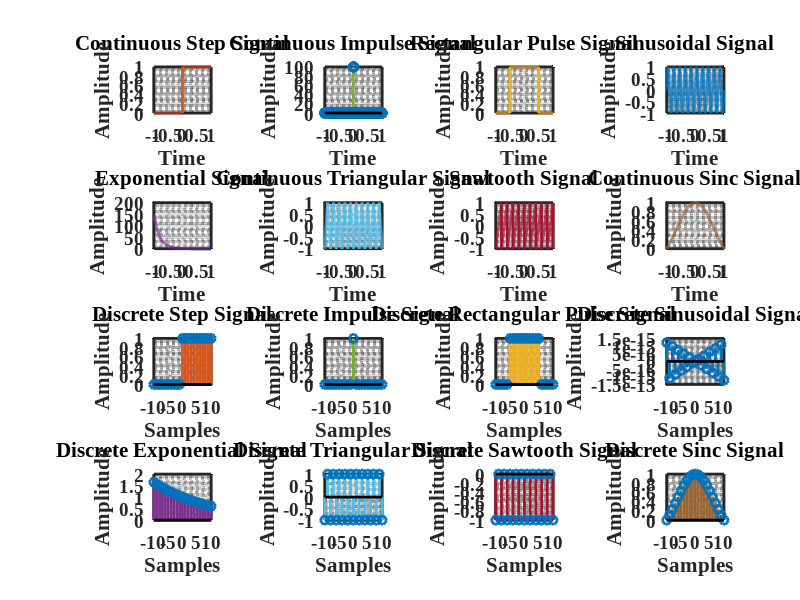

Write MATLAB code to recreate this figure. (Note: this script raises an error after producing the figure.)
%% Code Written by Hesam Ghanbarzadeh

% This MATLAB Script Visualizes Various Continuous & Discrete Signals Commonly Used in Signal Processing.
% It Defines a Set of Continuous Signals, Including Step, Impulse, Rectangular Pulse, Sinusoidal, Exponential,
% Triangular, Sawtooth, & Sinc Functions, Followed by Their Discrete Counterparts.
% The Code Customizes Figure Properties for Clear & Consistent Presentation, Then Plots Each Signal
% in a Unique Color & Organized Layout Using Subplots.
% This Project Helps Understand the Characteristics of Basic Signal Types by Providing a Graphical Representation
% & Easy Comparison Between Continuous & Discrete Forms.

%% Start Analysis
clc; clear; close all; warning off

%% Step 1: Set Parameters of Figures
set(0,'DefaultFigureWindowStyle','Docked')
set(0, 'DefaultLineLineWidth', 2, 'DefaultLineMarkerSize', 8, 'DefaultAxesLineWidth', 2, ...
    'DefaultAxesFontName', 'Times New Roman', 'DefaultAxesFontSize', 14, 'DefaultAxesFontWeight', 'Bold');
set(groot,'DefaultAxesXGrid','on'); set(groot,'DefaultAxesYGrid','on'); ...
set(groot,'DefaultAxesXminorGrid','on'); set(groot,'DefaultAxesYminorGrid','on')

%% Step 2: Define Time Parameters
t = -1:0.001:1; % Continuous Time
n = -10:10;    % Discrete Time

%% Step 3: Define Continuous Signals
% Step 3-1: Continuous Step Signal
U_t = t >= 0;

% Step 3-2: Continuous Impulse Signal (Modeled as Small Pulse)
Delta_t = (t >= -0.01) & (t <= 0.01);
Delta_t = Delta_t * 100;

% Step 3-3: Rectangular Pulse Signal
Pulse_t = (t >= -0.5) & (t <= 0.5);

% Step 3-4: Sinusoidal Signal
F = 5;              
Sin_Wave_t = sin(2 * pi * F * t);

% Step 3-5: Exponential Signal
alpha = -5;
Exp_Wave_t = exp(alpha * t);

% Step 3-6: Triangular Signal
Triangular_Wave_t = sawtooth(2 * pi * F * t, 0.5);

% Step 3-7: Sawtooth Signal
Sawtooth_Wave = sawtooth(2 * pi * F * t);

% Step 3-8: Continuous Sinc Signal
Sinc_Wave_t = sinc(t);

%% Step 4: Define Discrete Signals
% Step 4-1: Discrete Step Signal
U_n = n >= 0;

% Step 4-2: Discrete Impulse Signal (Kronecker Delta)
Delta_n = n == 0;

% Step 4-3: Discrete Rectangular Pulse Signal
Pulse_n = (n >= -5) & (n <= 5); 

% Step 4-4: Discrete Sinusoidal Signal
Sin_Wave_n = sin(2 * pi * F * (n / 10));

% Step 4-5: Discrete Exponential Signal
alpha = -0.05;
Exp_Wave_n = exp(alpha * n);

% Step 4-6: Discrete Triangular Signal
Triangular_Wave_n = sawtooth(2 * pi * F * (n / 10), 0.5);

% Step 4-7: Discrete Sawtooth Signal
Sawtooth_Wave_n = sawtooth(2 * pi * F * (n / 10));

% Step 4-8: Discrete Sinc Signal
Sinc_Wave_n = sinc(n / 10);

%% Step 5: Display Signals
% step 5-1: Continuous Signals
figure;
subplot(4, 4, 1);
plot(t, U_t, 'Color', [0.85, 0.33, 0.10]); 
title('Continuous Step Signal');
xlabel('Time'); ylabel('Amplitude');

subplot(4, 4, 2);
stem(t, Delta_t, 'Color', [0.47, 0.67, 0.19]); 
title('Continuous Impulse Signal');
xlabel('Time'); ylabel('Amplitude');

subplot(4, 4, 3);
plot(t, Pulse_t, 'Color', [0.93, 0.69, 0.13]); 
title('Rectangular Pulse Signal');
xlabel('Time'); ylabel('Amplitude');

subplot(4, 4, 4);
plot(t, Sin_Wave_t, 'Color', [0, 0.45, 0.74]); 
title('Sinusoidal Signal');
xlabel('Time'); ylabel('Amplitude');

subplot(4, 4, 5);
plot(t, Exp_Wave_t, 'Color', [0.49, 0.18, 0.56]); 
title('Exponential Signal');
xlabel('Time'); ylabel('Amplitude');

subplot(4, 4, 6);
plot(t, Triangular_Wave_t, 'Color', [0.30, 0.75, 0.93]); 
title('Continuous Triangular Signal');
xlabel('Time'); ylabel('Amplitude');

subplot(4, 4, 7);
plot(t, Sawtooth_Wave, 'Color', [0.64, 0.08, 0.18]); 
title('Sawtooth Signal');
xlabel('Time'); ylabel('Amplitude');

subplot(4, 4, 8);
plot(t, Sinc_Wave_t, 'Color', [0.60, 0.40, 0.20]); 
title('Continuous Sinc Signal');
xlabel('Time'); ylabel('Amplitude');

% step 5-2: Discrete Signals
subplot(4, 4, 9);
stem(n, U_n, 'LineWidth', 2, 'MarkerSize', 6, 'Color', [0.85, 0.33, 0.10]); 
title('Discrete Step Signal');
xlabel('Samples'); ylabel('Amplitude');

subplot(4, 4, 10);
stem(n, Delta_n, 'LineWidth', 2, 'MarkerSize', 6, 'Color', [0.47, 0.67, 0.19]); 
title('Discrete Impulse Signal');
xlabel('Samples'); ylabel('Amplitude');

subplot(4, 4, 11);
stem(n, Pulse_n, 'LineWidth', 2, 'MarkerSize', 6, 'Color', [0.93, 0.69, 0.13]); 
title('Discrete Rectangular Pulse Signal');
xlabel('Samples'); ylabel('Amplitude');

subplot(4, 4, 12);
stem(n, Sin_Wave_n, 'LineWidth', 2, 'MarkerSize', 6, 'Color', [0, 0.45, 0.74]);
title('Discrete Sinusoidal Signal');
xlabel('Samples'); ylabel('Amplitude');

subplot(4, 4, 13);
stem(n, Exp_Wave_n, 'LineWidth', 2, 'MarkerSize', 6, 'Color', [0.49, 0.18, 0.56]); 
title('Discrete Exponential Signal');
xlabel('Samples'); ylabel('Amplitude');

subplot(4, 4, 14);
stem(n, Triangular_Wave_n, 'LineWidth', 2, 'MarkerSize', 6, 'Color', [0.30, 0.75, 0.93]); 
title('Discrete Triangular Signal');
xlabel('Samples'); ylabel('Amplitude');

subplot(4, 4, 15);
stem(n, Sawtooth_Wave_n, 'LineWidth', 2, 'MarkerSize', 6, 'Color', [0.64, 0.08, 0.18]); 
title('Discrete Sawtooth Signal');
xlabel('Samples'); ylabel('Amplitude');

subplot(4, 4, 16);
stem(n, Sinc_Wave_n, 'LineWidth', 2, 'MarkerSize', 6, 'Color', [0.60, 0.40, 0.20]); 
title('Discrete Sinc Signal');
xlabel('Samples'); ylabel('Amplitude');

% Enhance the display of all plots
sgt = sgtitle('Various Continuous and Discrete Signal Types');
set(sgt, 'FontName', 'Times New Roman', 'FontSize', 18);